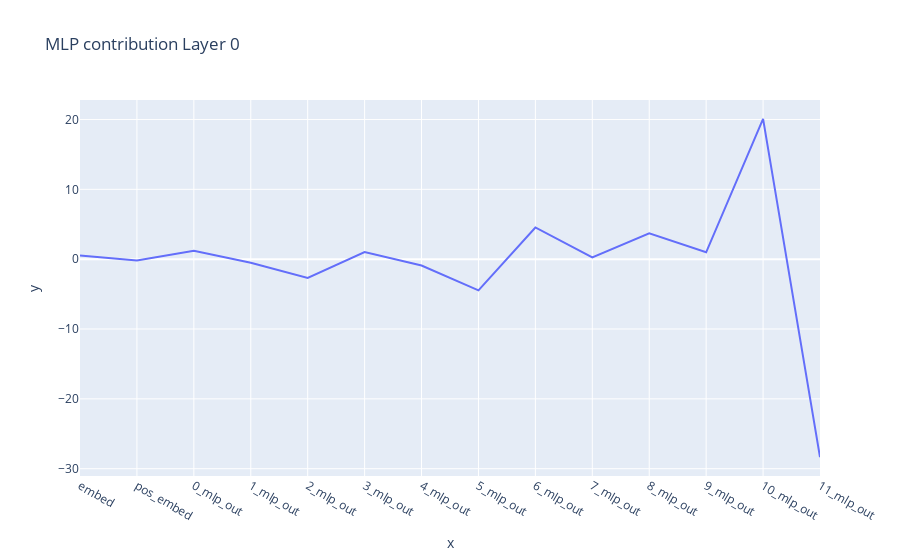

Source (notebook cell):
### Code cell
#Just scaled down of the previous plot.
line((mlp_contrib@answer_token_direction).mean(dim =1)[:,-1], title = "MLP contribution Layer 0", x = labels)

### Figure 1 — Plotly figure (JSON) as saved in the notebook; plotly's stock layout.template omitted (floating-point values rounded to 4 significant figures)
{"data": [{"hovertemplate": "x=%{x}<br>y=%{y}<extra></extra>", "legendgroup": "", "line": {"color": "#636efa", "dash": "solid"}, "marker": {"symbol": "circle"}, "mode": "lines", "name": "", "orientation": "v", "showlegend": false, "type": "scatter", "x": ["embed", "pos_embed", "0_mlp_out", "1_mlp_out", "2_mlp_out", "3_mlp_out", "4_mlp_out", "5_mlp_out", "6_mlp_out", "7_mlp_out", "8_mlp_out", "9_mlp_out", "10_mlp_out", "11_mlp_out"], "xaxis": "x", "y": [0.5337, -0.1996, 1.206, -0.5043, -2.682, 1.018, -0.9052, -4.467, 4.537, 0.2651, 3.71, 0.9886, 20.1, -28.35], "yaxis": "y"}], "layout": {"legend": {"tracegroupgap": 0}, "title": {"text": "MLP contribution Layer 0"}, "xaxis": {"anchor": "y", "domain": [0, 1], "title": {"text": "x"}}, "yaxis": {"anchor": "x", "domain": [0, 1], "title": {"text": "y"}}}}
